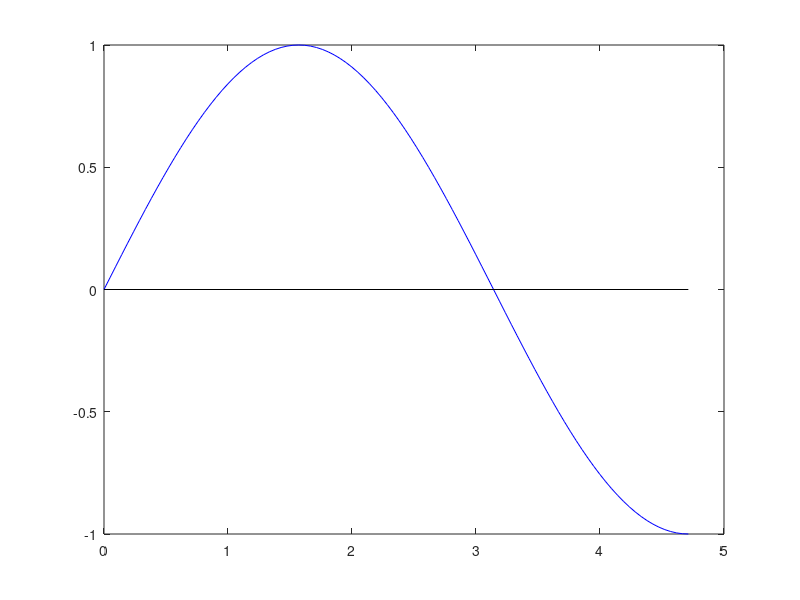

Write the MATLAB code that produced this figure. (Note: this script raises an error after producing the figure.)
f = @(x)sin(x);
a = 0;
b = 3*pi/2;
intervals = 4;
x = linspace(a, b, 100);
plot(x, f(x), 'blue', [a b], [0 0], 'black'), hold on;
%I = integrateTrapezoid(f, a, b, 20, 10)
I = integrateSimpson(f, a, b, 10, 10)